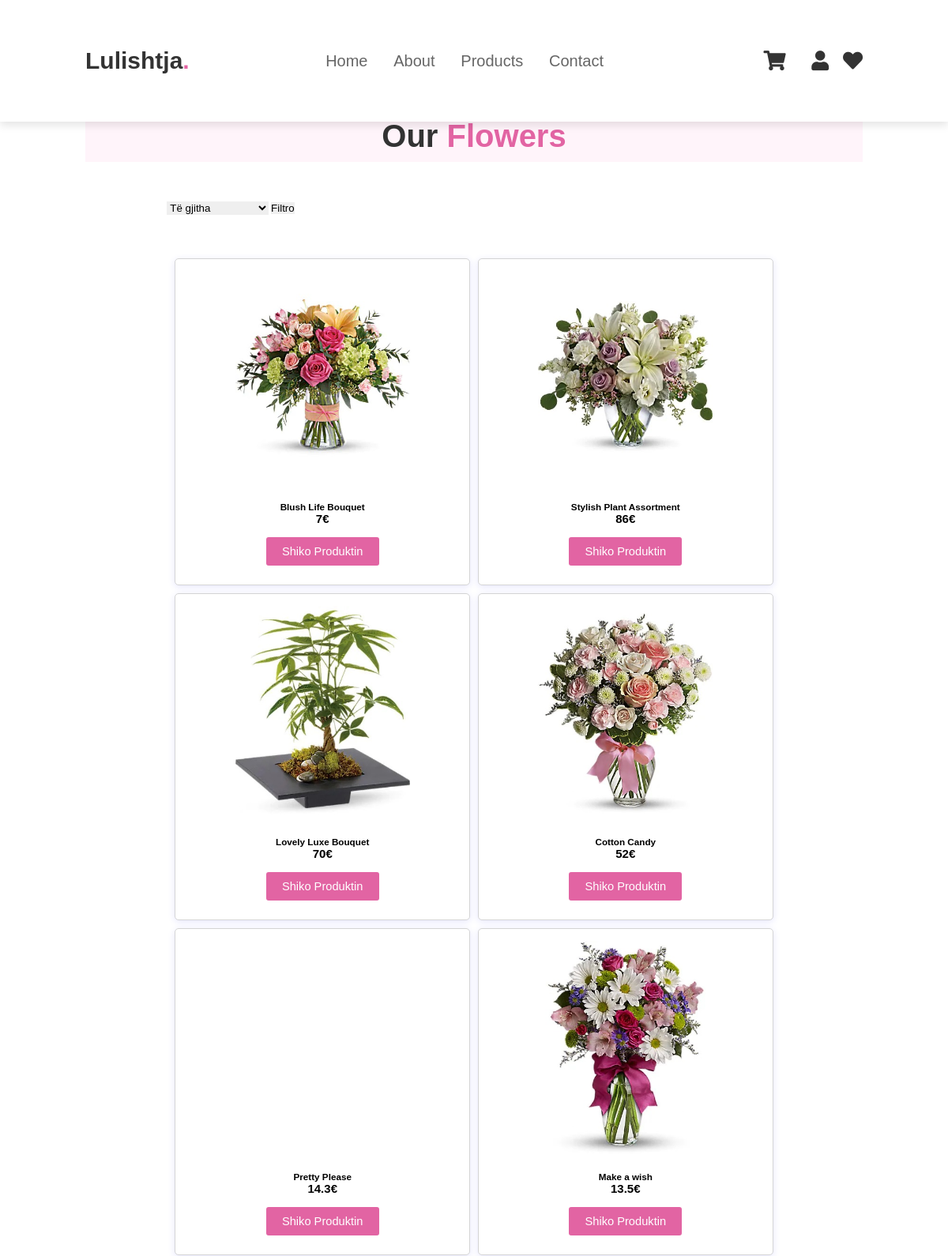
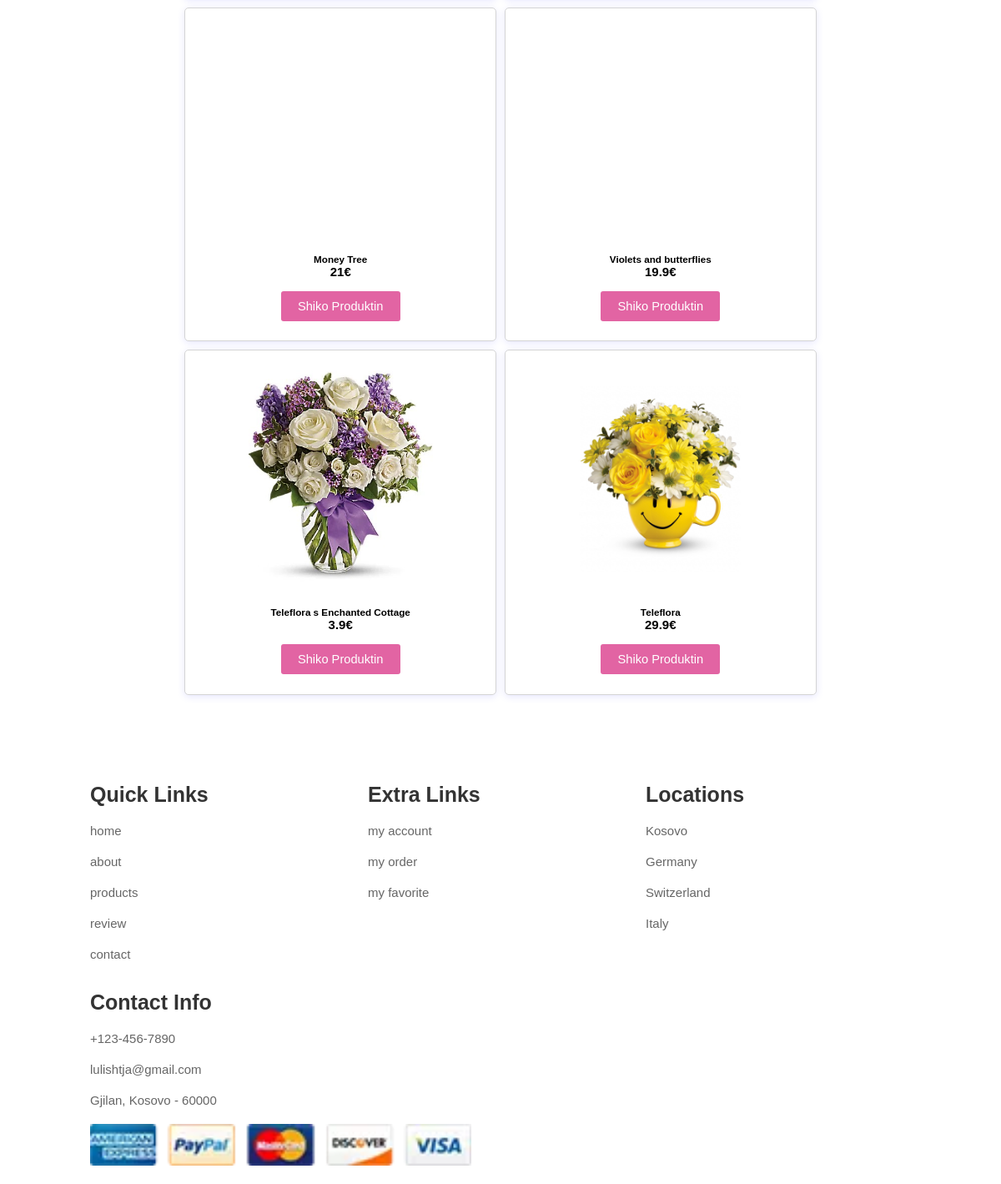
The page /views/produktet.php on the database its author committed (2 pictures, top to bottom).
### tables this page shows
CREATE TABLE `products` (
  `id` int(11) NOT NULL,
  `emri` varchar(255) NOT NULL,
  `cmimi` float NOT NULL,
  `pershkrimi` text NOT NULL,
  `sasia` int(11) NOT NULL,
  `kategoria` varchar(255) DEFAULT NULL,
  `image` varchar(255) NOT NULL,
  `admin_id` int(11) NOT NULL,
  `prodhuesi` varchar(255) DEFAULT NULL,
  `is_promoted` smallint(1) NOT NULL DEFAULT 0
);

### logic/Database.php (called while the page is built, shortened)
<?php
class DatabaseConfig {
    private $connection;
    private $host = "localhost";
    private $dbname = "lulishtja";
    protected function getConnection(){
        return $this->connection;
    }
    private function createConnection(){
        try {
            $this->connection = new PDO("mysql:host=$this->host;dbname=$this->dbname", "root", "");
        } catch (PDOException $e) {
            print "Error!: " . $e->getMessage() . "<br/>";
            die();
        }
    }
}

### logic/ProductMapper.php (called while the page is built, shortened)
<?php
require_once "Database.php";
class ProductMapper extends DatabaseConfig {
    private $connection;
    public function __construct(){
        $this->connection = $this->getConnection();
    }
    public function getAllProducts(){
        $this->query = "select * from products order by id desc";
        $statement = $this->connection->prepare($this->query);
        $statement->execute();
        $result = $statement->fetchAll(PDO::FETCH_ASSOC);
        return $result;
    }
}

### views/produktet.php (the view, shortened to what this page needs)
<?php
include '../components/header.php';
include_once '../logic/ProductMapper.php';
$mapper = new ProductMapper();
$products = $mapper->getAllProducts();
if(isset($_GET['filter'])&&$_GET['filter']=='price-low-to-high'){
    $products = $mapper->getPriceLowToHigh();
}
else if(isset($_GET['filter'])&&$_GET['filter']=='price-high-to-low'){
    $products=$mapper->getPriceHighToLow();
}
else if(isset($_GET['filter'])&&$_GET['filter']=='name-A-Z'){
    $products=$mapper->getNameAtoZ();
}
else if(isset($_GET['filter'])&&$_GET['filter']=='name-Z-A'){
    $products=$mapper->getNameZtoA();
}
else if(isset($_GET['filter'])&&$_GET['filter']=='newest'){
    $products=$mapper->getNewest();
}
else if(isset($_GET['filter'])&&$_GET['filter']=='oldest'){
    $products=$mapper->getOldest();
}
else if(isset($_GET['filter'])&&$_GET['filter']=='all'){
    $products=$mapper->getAllProducts();
}
else{
    $products= $mapper->getAllProducts();
}
?>
<section style="margin-top: 100px;" class="products" id="products">
    <h1 class="heading"> Our <span>Flowers</span> </h1>
    <div id="product-filter">
        <form method="GET" action="<?= $_SERVER['PHP_SELF']?>">
            <select name="filter">
                <option value="all">Të gjitha</option>
            </select>
            <input type="submit" value="Filtro">
        </form>
    </div>
        <div class="products-container">
            <div class="products-panel wrapper">
                <?php foreach($products as $product){
                    $pid = $product['id'];
                ?>
                    <div class="square">
                        <div>
                            <a href="<?php echo "view-product.php?pid=$pid" ?>"><img src=<?php echo $product['image']; ?> alt=""></a>
                        </div>
                        <div>
                            <h3><?php echo $product['emri']; ?></h3>
                            <h2><?php echo $product['cmimi']; ?>&euro;</h2>
                            <a class="button" href="<?php echo "view-product.php?pid=$pid" ?>">Shiko Produktin</a>
                        </div>
                    </div>
                <?php } ?>
            </div>
    </div>
</section>
<?php
include '../components/footer.php';
?>

### components/header.php (shortened to what this page needs)
<!DOCTYPE html>
<html lang="en">
<head>
    <link rel="stylesheet" href="https://cdnjs.cloudflare.com/ajax/libs/font-awesome/5.15.3/css/all.min.css">
    <link rel="stylesheet" href="../css/style.css">
</head>
<body>
<header>
    <a href="../views/" class="logo ">Lulishtja<span>.</span></a>
    <nav class="navbar">
        <a class="<?php if($page == 'index.php'){ echo ' active';}?>" href="../views/index.php">Home</a>
        <a class="<?php if($page == 'rrethnesh.php'){ echo ' active';}?>" href="../views/rrethnesh.php">About</a>
        <a class="<?php if($page == 'produktet.php'){ echo ' active';}?> "href="../views/produktet.php">Products</a>
        <a class="<?php if($page == 'kontakt.php'){ echo ' active';}?>" href="../views/kontakt.php">Contact</a>
    </nav>
    <div class="icons">
    <?php if(isset($_SESSION['is_logged_in']) && $_SESSION['role'] == 1 ){ ?>
                        <li class="<?php if($page == 'dashboard.php'){ echo ' active';}?>"><a href="dashboard.php">Dashboard</a></li>
    <?php } else {?>
                        <a class="<?php if($page == 'shporta.php'){ echo ' active';}?>">
                        <a href="../views/shporta.php" class="fas fa-shopping-cart"></a>
                        </a>
                    <?php } ?>
                    <?php if(isset($_SESSION['is_logged_in'])){ ?>
                        <a><a href="logout.php" class="button">Logout</a></a>
                    <?php } else {?>
                        <a class="<?php if($page == 'llogaria.php'){ echo ' active';}?>">
                        <a href="../views/llogaria.php" class="fas fa-user"></a>
                            </a>
                    <?php }?>
        <a href="#" class="fas fa-heart"></a>
    </div>
</header>

### components/footer.php (shortened to what this page needs)
<section class="footer">
    <div class="box-container">
        <div class="box">
            <h3>Quick Links</h3>
            <a href="#">home</a>
            <a href="#">about</a>
            <a href="#">products</a>
            <a href="#">review</a>
            <a href="#">contact</a>
        </div>
        <div class="box">
            <h3>Extra Links</h3>
            <a href="#">my account</a>
            <a href="#">my order</a>
            <a href="#">my favorite</a>
        </div>
        <div class="box">
            <h3>Locations</h3>
            <a href="#">Kosovo</a>
            <a href="#">Germany</a>
            <a href="#">Switzerland</a>
            <a href="#">Italy</a>
        </div>
        <div class="box">
            <h3>Contact Info</h3>
            <a href="#">+123-456-7890</a>
            <a href="#">lulishtja@gmail.com</a>
            <a href="#">Gjilan, Kosovo - 60000</a>
            <img src="images/payment.webp" alt="">
        </div>
    </div>
</section>
</body>
</html>

### css/style.css (style rules this page uses)
:root { --col:#e264a3; }
* { margin:0; padding:0; box-sizing: border-box; font-family: Verdana, Geneva, Tahoma, sans-serif; outline: none; border:none; text-decoration: none; }
html { font-size: 62.5%; scroll-behavior: smooth; scroll-padding-top: 6rem; overflow-x: hidden; }
section { padding:2rem 9%; }
.heading { text-align: center; font-size: 4rem; color:#333; padding:1rem; margin:2rem 0; background:rgba(255, 51, 153,.05); }
.heading span { color:var(--col); }
header { position: fixed; top:0; left:0; right:0; background:#fff; padding:2rem 9%; display: flex; align-items: center; justify-content: space-between; z-index: 1000; box-shadow: 0 .5rem 1rem rgba(0,0,0,.1); }
header .logo { font-size: 3rem; color:#333; font-weight: bolder; }
header .logo span { color:var(--col); }
header .navbar a { font-size: 2rem; padding:0 1.5rem; color:#666; }
header .icons a { font-size: 2.5rem; color:#333; margin-left: 1.5rem; }
.footer .box-container { display: flex; flex-wrap: wrap; gap:1.5rem; }
.footer .box-container .box { flex:1 1 25rem; }
.footer .box-container .box h3 { color:#333; font-size: 2.5rem; padding:1rem 0; }
.footer .box-container .box a { display: block; color:#666; font-size: 1.5rem; padding:1rem 0; }
.footer .box-container .box img { margin-top: 1rem; }
a { text-decoration: none; }
.button { background-color: #e264a3; color: white; border-radius: 3px; font-size: 11pt; }
header { background-color: white; }
.logo, .navbar { margin: 40px 0; }
.logo span { color: #e264a3; }
.brendet img:first-child, img:nth-child(5) { height: 50px; }
.wrapper { margin-right: auto; margin-left: auto; max-width: 960px; padding-right: 10px; padding-left: 10px; }
.square { background-color: white; flex-basis: 33%; border: 1px solid #d4d4d4; min-height: 300px; display: flex; flex-direction: column; align-items: center; justify-content: space-evenly; }
.square img { width: 45%; }
.products-container { margin: 50px 0; }
.products-panel { display: flex; flex-direction: row; flex-wrap: wrap; justify-content:flex-start; }
.products-container .wrapper { max-width: 80%; }
.products-panel .square { flex-basis: 24%; border: 1px solid #d4d4d4; min-height: 400px; border-radius: 5px; margin: 5px; box-shadow: 0 2px 10px rgba(0, 0, 255, 0.1); align-items: center; justify-content: space-evenly; flex-grow: 1; }
.products-panel .square div:first-child { height: 70%; display: flex; justify-content: center; align-items: center; padding: 20px 0; }
.products-panel .square div:first-child a { display: flex; justify-content: center; align-items: center; }
.products-panel .square div:first-child img { width: 60%; max-width: 70%; }
.products-panel .square div:nth-child(2) { display: flex; flex-direction: column; justify-content: center; align-items: center; }
.products-panel .square div:nth-child(2) a { padding: 10px 20px; margin: 15px 0; border: none; }
#product-filter { max-width: 79%; margin: auto; margin-top: 50px; }
@media (max-width: 1200px) { .products-panel .square { flex-basis: 33%; border: 1px solid #d4d4d4; min-height: 400px; border-radius: 5px; } }

### rows shown on the page
products: image (picture), emri "Blush Life Bouquet", cmimi "7"
products: image (picture), emri "Stylish Plant Assortment", cmimi "86"
products: image (picture), emri "Lovely Luxe Bouquet", cmimi "70"
products: image (picture), emri "Cotton Candy", cmimi "52"
products: emri "Pretty Please", cmimi "14.3"
products: image (picture), emri "Make a wish", cmimi "13.5"
products: emri "Money Tree", cmimi "21"
products: emri "Violets and butterflies", cmimi "19.9"
products: image (picture), emri "Teleflora s Enchanted Cottage", cmimi "3.9"
products: image (picture), emri "Teleflora", cmimi "29.9"
